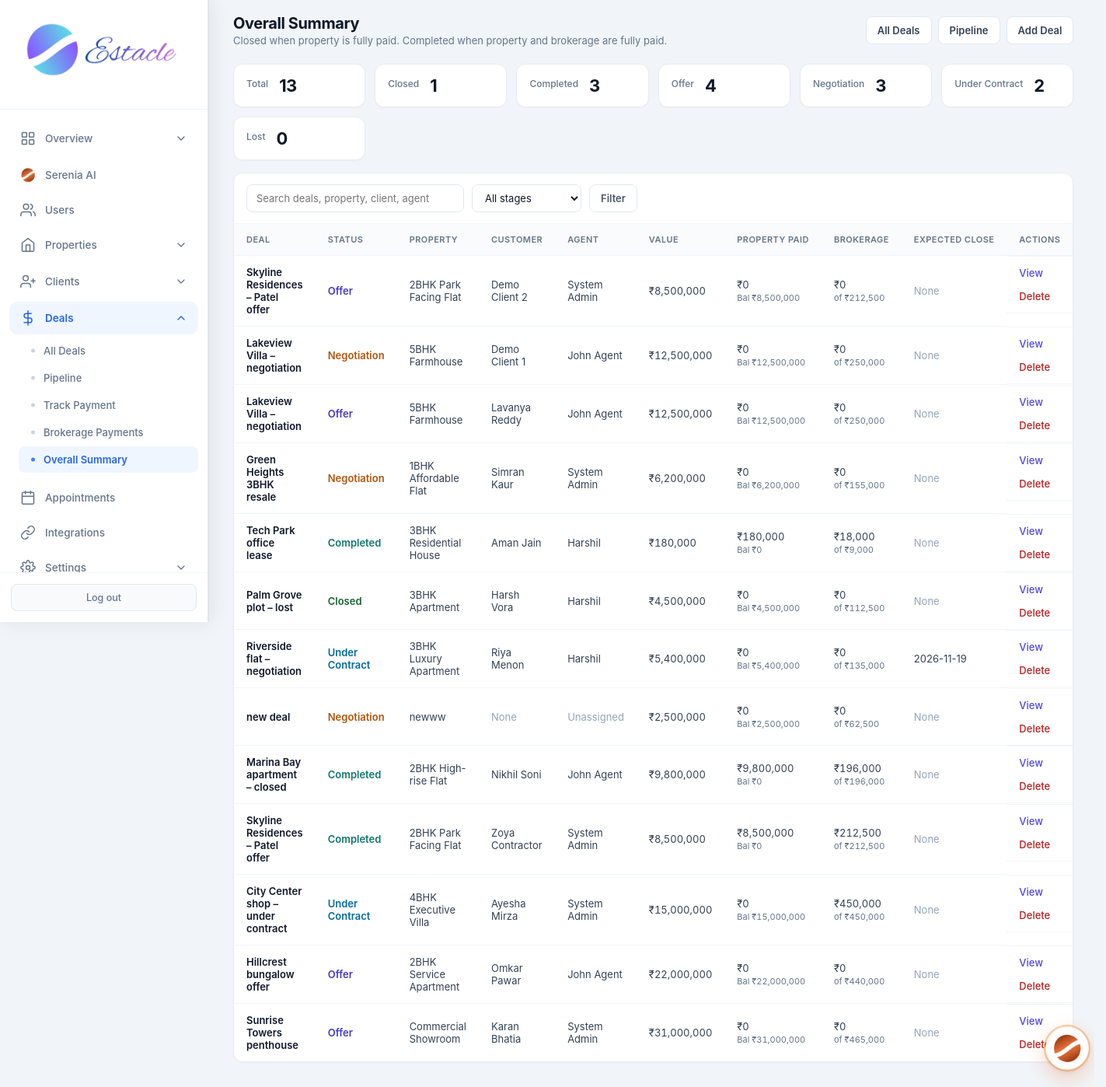
The app's page /admin/deals/summary (signed in) with its own data.
### tables this page shows
CREATE TABLE deals (
            id INTEGER PRIMARY KEY AUTOINCREMENT,
            title TEXT NOT NULL,
            property_id INTEGER,
            client_id INTEGER,
            agent_id INTEGER,
            stage TEXT DEFAULT 'offer',
            value REAL DEFAULT 0,
            commission_rate REAL DEFAULT 2.5,
            expected_close TEXT,
            notes TEXT,
            created_at TIMESTAMP DEFAULT CURRENT_TIMESTAMP,
            updated_at TIMESTAMP DEFAULT CURRENT_TIMESTAMP,
            FOREIGN KEY (property_id) REFERENCES properties (id),
            FOREIGN KEY (client_id) REFERENCES clients (id),
            FOREIGN KEY (agent_id) REFERENCES users (id)
        );

CREATE TABLE properties (
            id INTEGER PRIMARY KEY AUTOINCREMENT,
            title TEXT NOT NULL,
            description TEXT,
            price REAL NOT NULL,
            property_type TEXT NOT NULL,
            status TEXT DEFAULT 'available',
            address TEXT,
            city TEXT,
            state TEXT,
            zip_code TEXT,
            bedrooms INTEGER,
            bathrooms REAL,
            area_sqft REAL,
            agent_id INTEGER,
            created_at TIMESTAMP DEFAULT CURRENT_TIMESTAMP, category TEXT DEFAULT "sale", listing_type TEXT DEFAULT "sale", floor TEXT, carpet_area REAL, furnishing TEXT, parking TEXT, amenities TEXT, seller_name TEXT, seller_phone TEXT, monthly_rent REAL, security_deposit REAL, maintenance REAL, per_sqft REAL, latitude TEXT, longitude TEXT, photos TEXT, year_built TEXT, facing TEXT, videos TEXT,
            FOREIGN KEY (agent_id) REFERENCES users (id)
        );

CREATE TABLE clients (
            id INTEGER PRIMARY KEY AUTOINCREMENT,
            full_name TEXT NOT NULL,
            email TEXT,
            phone TEXT,
            status TEXT DEFAULT 'lead',
            notes TEXT,
            agent_id INTEGER,
            created_at TIMESTAMP DEFAULT CURRENT_TIMESTAMP, source TEXT, budget REAL, interest TEXT, preferred_city TEXT, address TEXT, updated_at TIMESTAMP, user_id INTEGER, photo TEXT, about_the_client TEXT,
            FOREIGN KEY (agent_id) REFERENCES users (id)
        );

CREATE TABLE users (
            id INTEGER PRIMARY KEY AUTOINCREMENT,
            email TEXT UNIQUE NOT NULL,
            password TEXT NOT NULL,
            full_name TEXT NOT NULL,
            role TEXT NOT NULL CHECK(role IN ('admin', 'agent', 'customer')),
            phone TEXT,
            created_at TIMESTAMP DEFAULT CURRENT_TIMESTAMP,
            is_active INTEGER DEFAULT 1
        , avatar TEXT, last_seen TIMESTAMP, job_title TEXT, department TEXT, employee_id TEXT, license_no TEXT, commission_rate REAL, alt_phone TEXT, address TEXT, city TEXT, state TEXT, country TEXT, postal_code TEXT, notes TEXT, hire_date TEXT, timezone TEXT);

CREATE TABLE settings (
            key TEXT PRIMARY KEY,
            value TEXT
        );

### routes/admin/deals.py (the view)
@admin.route('/admin/deals/summary')
@login_required
@role_required('admin')
def admin_deals_summary():
    db = get_db()
    migrate_db()
    q = request.args.get('q', '').strip()
    stage_filter = request.args.get('stage', '').strip()
    if stage_filter:
        stage_filter = _normalize_stage(stage_filter)
        if stage_filter not in STAGES:
            stage_filter = ''
    rows = _deals_query(db, q=q, agent_id='', stage_filter=stage_filter)
    for r in rows:
        deal_id = r['id']
        paid = db.execute(
            "SELECT COALESCE(SUM(amount),0) FROM deal_payments WHERE deal_id = ?",
            (deal_id,),
        ).fetchone()[0]
        brokerage_received = db.execute(
            "SELECT COALESCE(SUM(amount),0) FROM deal_brokerage_payments WHERE deal_id = ?",
            (deal_id,),
        ).fetchone()[0]
        value = float(r.get('value') or 0)
        try:
            brokerage_due = (value * float(r.get('commission_rate') or 0)) / 100.0
        except Exception:
            brokerage_due = 0.0
        paid = float(paid or 0)
        brokerage_received = float(brokerage_received or 0)
        r['customer_paid'] = paid
        r['brokerage_received'] = brokerage_received
        r['brokerage_due'] = brokerage_due
        r['customer_balance'] = max(value - paid, 0)
        r['brokerage_balance'] = max(brokerage_due - brokerage_received, 0)
        fully_paid = value <= 0 or paid >= value - 0.01
        fully_brokerage = brokerage_due <= 0 or brokerage_received >= brokerage_due - 0.01
        if fully_paid and fully_brokerage:
            r['summary_status'] = 'completed'
            r['summary_status_label'] = 'Completed'
        elif fully_paid or r['stage'] == 'closed':
            r['summary_status'] = 'closed'
            r['summary_status_label'] = 'Closed'
        else:
            r['summary_status'] = r['stage']
            r['summary_status_label'] = STAGE_LABELS.get(r['stage'], r['stage'])
    stats = {st: sum(1 for r in rows if r['stage'] == st) for st in STAGES}
    stats['total'] = len(rows)
    stats['closed'] = sum(1 for r in rows if r.get('summary_status') == 'closed')
    stats['completed'] = sum(1 for r in rows if r.get('summary_status') == 'completed')
    currency = get_setting('currency', 'INR')
    toast = request.args.get('toast', '').strip()
    return render_template(
        'admin_deals_summary.html',
        deals=rows,
        stats=stats,
        stages=STAGES,
        stage_labels=STAGE_LABELS,
        q=q,
        stage_filter=stage_filter,
        currency=currency,
        format_money=format_money,
        toast=toast,
    )

### core/db.py (called while the page is built)
def get_db():
    if 'db' not in g:
        g.db = sqlite3.connect(current_app.config['DATABASE'])
        g.db.row_factory = sqlite3.Row
    return g.db

### core/helpers.py (called while the page is built)
def login_required(f):
    @wraps(f)
    def decorated_function(*args, **kwargs):
        if 'user_id' not in session:
            flash('Please log in to access this page.', 'warning')
            return redirect(url_for('auth.login'))
        return f(*args, **kwargs)
    return decorated_function

def role_required(*roles):
    def decorator(f):
        @wraps(f)
        def decorated_function(*args, **kwargs):
            if 'user_id' not in session:
                flash('Please log in to access this page.', 'warning')
                return redirect(url_for('auth.login'))
            if session.get('role') not in roles:
                flash('You do not have permission to access this page.', 'danger')
                return redirect(url_for('auth.role_redirect'))
            return f(*args, **kwargs)
        return decorated_function
    return decorator

def get_setting(key, default=''):
    db = get_db()
    row = db.execute('SELECT value FROM settings WHERE key = ?', (key,)).fetchone()
    return row['value'] if row else default

def format_money(amount, currency=None):
    if amount is None:
        return '—'
    currency = currency or get_setting('currency', 'INR')
    symbols = {'USD': '$', 'INR': '₹', 'AED': 'AED '}
    sym = symbols.get(currency, currency + ' ')
    try:
        return f"{sym}{float(amount):,.0f}"
    except (TypeError, ValueError):
        return str(amount)

### routes/admin/deals.py (called while the page is built)
def _normalize_stage(st):
    st = (st or 'offer').strip().lower().replace(' ', '_')
    aliases = {
        'under contract': 'under_contract',
        'under-contract': 'under_contract',
        'won': 'closed',
        'sold': 'closed',
    }
    st = aliases.get(st, st)
    if st not in STAGES:
        st = 'offer'
    return st

### templates/admin_deals_summary.html (shortened to what this page needs)
<!DOCTYPE html>
<html lang="en">
<head>
<link rel="stylesheet" href="{{ url_for('static', filename='css/admin.css') }}">
</head>
<body>
<div class="app-layout">
{% set active = 'deals_summary' %}
{% include 'partials/admin_sidebar.html' %}
<main class="main-content">
  <header class="top-bar dash-top">
    <div>
      <h1 class="page-title">Overall Summary</h1>
      <p class="page-subtitle">Closed when property is fully paid. Completed when property and brokerage are fully paid.</p>
    </div>
    <div class="top-actions">
      <a href="{{ url_for('admin.admin_deals') }}" class="btn-export">All Deals</a>
      <a href="{{ url_for('admin.admin_deals_pipeline') }}" class="btn-export">Pipeline</a>
      <a href="{{ url_for('admin.admin_add_deal') }}" class="btn-export">Add Deal</a>
    </div>
  </header>
  <div class="page-wrap">
    <div class="stat-row">
      <div class="stat-card">
        <div class="label">Total</div>
        <div class="value">{{ stats.total }}</div>
      </div>
      <div class="stat-card">
        <div class="label">Closed</div>
        <div class="value">{{ stats.closed }}</div>
      </div>
      <div class="stat-card">
        <div class="label">Completed</div>
        <div class="value">{{ stats.completed }}</div>
      </div>
      {% for st in stages if st not in ('closed',) %}
      <div class="stat-card">
        <div class="label">{{ stage_labels[st] }}</div>
        <div class="value">{{ stats[st] }}</div>
      </div>
      {% endfor %}
    </div>
    <div class="panel-card">
      <div class="panel-toolbar">
        <form method="GET" action="{{ url_for('admin.admin_deals_summary') }}">
          <input type="search" name="q" value="{{ q }}" placeholder="Search deals, property, client, agent">
          <select name="stage">
            <option value="">All stages</option>
          </select>
          <button type="submit" class="btn-filter">Filter</button>
        </form>
      </div>
      <div class="table-wrap">
        <table class="summary-table">
          <thead>
            <tr>
              <th>Deal</th>
              <th>Status</th>
              <th>Property</th>
              <th>Customer</th>
              <th>Agent</th>
              <th>Value</th>
              <th>Property paid</th>
              <th>Brokerage</th>
              <th>Expected close</th>
              <th>Actions</th>
            </tr>
          </thead>
          <tbody>
            {% for d in deals %}
            <tr>
              <td>
                <a class="deal-link" href="{{ url_for('admin.admin_deal_detail', deal_id=d.id) }}">{{ d.title }}</a>
              </td>
              <td>
                <span class="status-text {{ d.summary_status }}">{{ d.summary_status_label }}</span>
              </td>
              <td>{% if d.property_title %}{{ d.property_title }}{% else %}<span class="muted">None</span>{% endif %}</td>
              <td>{% if d.client_name %}{{ d.client_name }}{% else %}<span class="muted">None</span>{% endif %}</td>
              <td>{% if d.agent_name %}{{ d.agent_name }}{% else %}<span class="muted">Unassigned</span>{% endif %}</td>
              <td class="num">{{ format_money(d.value or 0, currency) }}</td>
              <td class="num">
                {{ format_money(d.customer_paid or 0, currency) }}
                <div class="pay-hint">Bal {{ format_money(d.customer_balance or 0, currency) }}</div>
              </td>
              <td class="num">
                {{ format_money(d.brokerage_received or 0, currency) }}
                <div class="pay-hint">of {{ format_money(d.brokerage_due or 0, currency) }}</div>
              </td>
              <td>{% if d.expected_close %}{{ d.expected_close }}{% else %}<span class="muted">None</span>{% endif %}</td>
              <td class="actions-cell">
                <a class="btn-link" href="{{ url_for('admin.admin_deal_detail', deal_id=d.id) }}">View</a>
                <form method="POST"
                      action="{{ url_for('admin.admin_delete_deal', deal_id=d.id) }}"
                      style="margin:0"
                      onsubmit="return confirm('Remove this deal and its linked property from the system?');">
                  <button type="submit" class="btn-link danger">Delete</button>
                </form>
              </td>
            </tr>
            {% else %}
            <tr>
              <td colspan="10" class="empty">No deals match the current filters.</td>
            </tr>
            {% endfor %}
          </tbody>
        </table>
      </div>
    </div>
  </div>
</main>
</div>
</body>
</html>

### static/css/admin.css (style rules this page uses)
* { margin: 0; padding: 0; box-sizing: border-box; }
body { font-family: -apple-system, BlinkMacSystemFont, 'Segoe UI', Roboto, 'Helvetica Neue', Arial, sans-serif; background: #f1f5f9; color: #0f172a; min-height: 100vh; }
.app-layout { display: flex; min-height: 100vh; }
.main-content { flex: 1; margin-left: 268px; min-height: 100vh; }
.top-bar { background: white; padding: 18px 32px; border-bottom: 1px solid #e2e8f0; display: flex; justify-content: space-between; align-items: center; }
.page-title { font-family: 'Inter', sans-serif; font-size: 22px; font-weight: 700; letter-spacing: -0.4px; color: #0f172a; }
.page-subtitle { font-size: 13px; color: #64748b; margin-top: 2px; font-weight: 400; }
.stat-card { background: white; border-radius: 14px; padding: 20px; display: flex; align-items: center; gap: 14px; border: 1px solid #e2e8f0; box-shadow: 0 1px 2px rgba(0,0,0,0.03); transition: box-shadow 0.2s ease; }
.table-wrap { overflow-x: auto; }
table { width: 100%; border-collapse: collapse; font-size: 13.5px; }
th { text-align: left; padding: 11px 16px; background: #f8fafc; color: #64748b; font-weight: 600; font-size: 11.5px; text-transform: uppercase; letter-spacing: 0.4px; }
td { padding: 12px 16px; border-top: 1px solid #f1f5f9; color: #334155; }
.actions-cell { display: flex; gap: 6px; align-items: center; flex-wrap: wrap; }
html { scrollbar-gutter: stable; }
.app-layout > :not(.sidebar):not(script):not(style) { animation: none !important; }
.main-content { transition: none; }

### records on screen
deals: title "Skyline Residences – Patel offer", summary_status_label "Offer", property_title "2BHK Park Facing Flat", client_name "Demo Client 2", agent_name "System Admin", value.value "₹8,500,000", shows "None"
settings: value "₹0", value "₹8,500,000", value "₹212,500", value "₹12,500,000", value "₹250,000", value "₹6,200,000", value "₹155,000", value "₹180,000", value "₹18,000", value "₹9,000", value "₹4,500,000", value "₹112,500", value "₹5,400,000", value "₹135,000", value "₹2,500,000", value "₹62,500", value "₹9,800,000", value "₹196,000", value "₹15,000,000", value "₹450,000", value "₹22,000,000", value "₹440,000", value "₹31,000,000", value "₹465,000"
deals: title "Lakeview Villa – negotiation", summary_status_label "Negotiation", property_title "5BHK Farmhouse", client_name "Demo Client 1", agent_name "John Agent", value.value "₹12,500,000", shows "None"
deals: title "Lakeview Villa – negotiation", summary_status_label "Offer", property_title "5BHK Farmhouse", client_name "Lavanya Reddy", agent_name "John Agent", value.value "₹12,500,000", shows "None"
deals: title "Green Heights 3BHK resale", summary_status_label "Negotiation", property_title "1BHK Affordable Flat", client_name "Simran Kaur", agent_name "System Admin", value.value "₹6,200,000", shows "None"
deals: title "Tech Park office lease", summary_status_label "Completed", property_title "3BHK Residential House", client_name "Aman Jain", agent_name "Harshil", value.value "₹180,000", shows "None"
deals: title "Palm Grove plot – lost", summary_status_label "Closed", property_title "3BHK Apartment", client_name "Harsh Vora", agent_name "Harshil", value.value "₹4,500,000", shows "None"
deals: title "Riverside flat – negotiation", summary_status_label "Under Contract", property_title "3BHK Luxury Apartment", client_name "Riya Menon", agent_name "Harshil", value.value "₹5,400,000", expected_close "2026-11-19"
deals: title "new deal", summary_status_label "Negotiation", property_title "newww", shows "None", shows "Unassigned", value.value "₹2,500,000"
deals: title "Marina Bay apartment – closed", summary_status_label "Completed", property_title "2BHK High-rise Flat", client_name "Nikhil Soni", agent_name "John Agent", value.value "₹9,800,000", shows "None"
deals: title "Skyline Residences – Patel offer", summary_status_label "Completed", property_title "2BHK Park Facing Flat", client_name "Zoya Contractor", agent_name "System Admin", value.value "₹8,500,000", shows "None"
deals: title "City Center shop – under contract", summary_status_label "Under Contract", property_title "4BHK Executive Villa", client_name "Ayesha Mirza", agent_name "System Admin", value.value "₹15,000,000", shows "None"
deals: title "Hillcrest bungalow offer", summary_status_label "Offer", property_title "2BHK Service Apartment", client_name "Omkar Pawar", agent_name "John Agent", value.value "₹22,000,000", shows "None"
deals: title "Sunrise Towers penthouse", summary_status_label "Offer", property_title "Commercial Showroom", client_name "Karan Bhatia", agent_name "System Admin", value.value "₹31,000,000", shows "None"

### other values on screen
{{ stats.total }} "13"
{{ stats.closed }} "1"
{{ stats.completed }} "3"
{{ stage_labels[st] }} "Offer" "Negotiation" "Under Contract" "Lost"
{{ stats[st] }} "4" "3" "2" "0"
